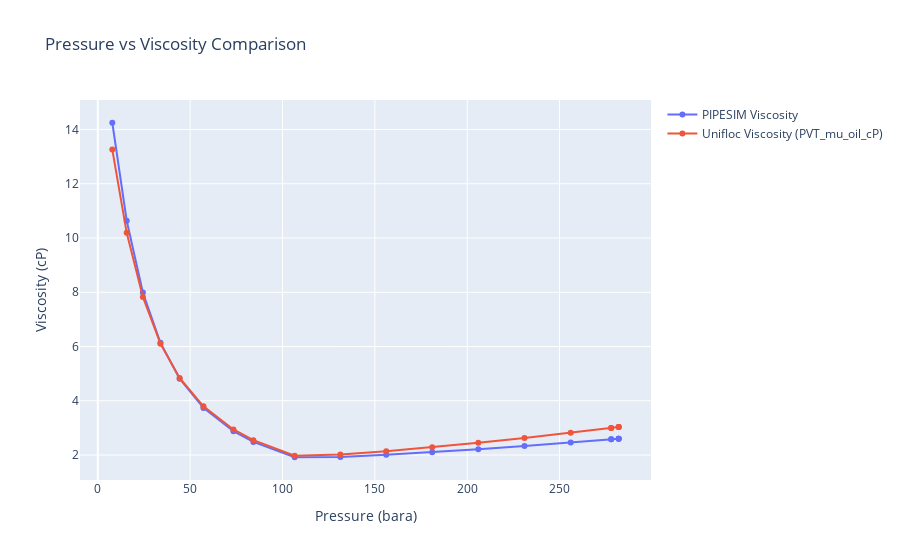

Notebook code cell kept with this figure:
### Markdown cell above
# Сравнение результатов расчета вязкости / Comparison of Viscosity Calculation Results

### Code cell
if empty_key not in loaded_results_data[resuts_key_fluid_analysis][results_key_pipesim]:
    create_comparison_plot(
        loaded_results_data[resuts_key_fluid_analysis][results_key_pipesim][pressure_key_bara],
        loaded_results_data[resuts_key_fluid_analysis][results_key_pipesim][viscosity_key_cp], 
        loaded_results_data[resuts_key_fluid_analysis][results_key_pipesim][pressure_key_bara], # (atma) уже переведены в (bara) 
        loaded_results_data[resuts_key_fluid_analysis][results_key_unifloc][viscosity_key_cp],
        'Pressure vs Viscosity Comparison',
        'Pressure (bara)',
        'Viscosity (cP)',
        'PIPESIM Viscosity',
        'Unifloc Viscosity (PVT_mu_oil_cP)'
    )
else:
    print("Результаты расчета отсутствуют.")

### Figure 1 — Plotly figure (JSON) as saved in the notebook; plotly's stock layout.template omitted (floating-point values rounded to 4 significant figures)
{"data": [{"mode": "lines+markers", "name": "PIPESIM Viscosity", "type": "scatter", "x": [282.0, 282.0, 282.0, 277.9, 277.9, 256.0, 231.0, 206.0, 181.0, 156.1, 131.3, 106.6, 84.22, 73.43, 57.19, 44.29, 33.91, 24.4, 15.65, 7.849], "y": [2.605, 2.605, 2.605, 2.582, 2.581, 2.461, 2.332, 2.214, 2.107, 2.012, 1.931, 1.918, 2.483, 2.878, 3.738, 4.813, 6.138, 7.99, 10.64, 14.25]}, {"mode": "lines+markers", "name": "Unifloc Viscosity (PVT_mu_oil_cP)", "type": "scatter", "x": [282.0, 282.0, 282.0, 277.9, 277.9, 256.0, 231.0, 206.0, 181.0, 156.1, 131.3, 106.6, 84.22, 73.43, 57.19, 44.29, 33.91, 24.4, 15.65, 7.849], "y": [3.029, 3.029, 3.029, 2.996, 2.996, 2.821, 2.631, 2.454, 2.29, 2.144, 2.016, 1.977, 2.547, 2.943, 3.795, 4.842, 6.106, 7.825, 10.19, 13.26]}], "layout": {"title": {"text": "Pressure vs Viscosity Comparison"}, "xaxis": {"title": {"text": "Pressure (bara)"}}, "yaxis": {"title": {"text": "Viscosity (cP)"}}}}
